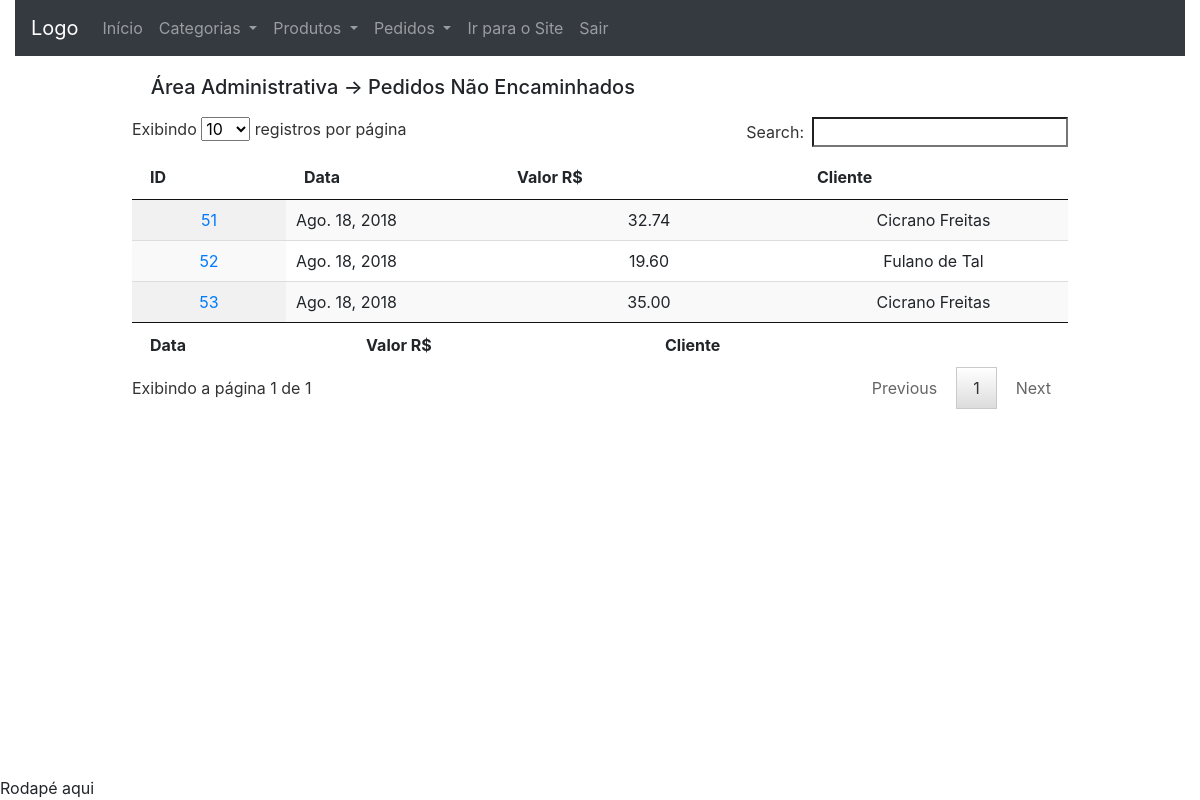
Before: /area_administrativa/nao_encaminhados (signed in) with the older database file.
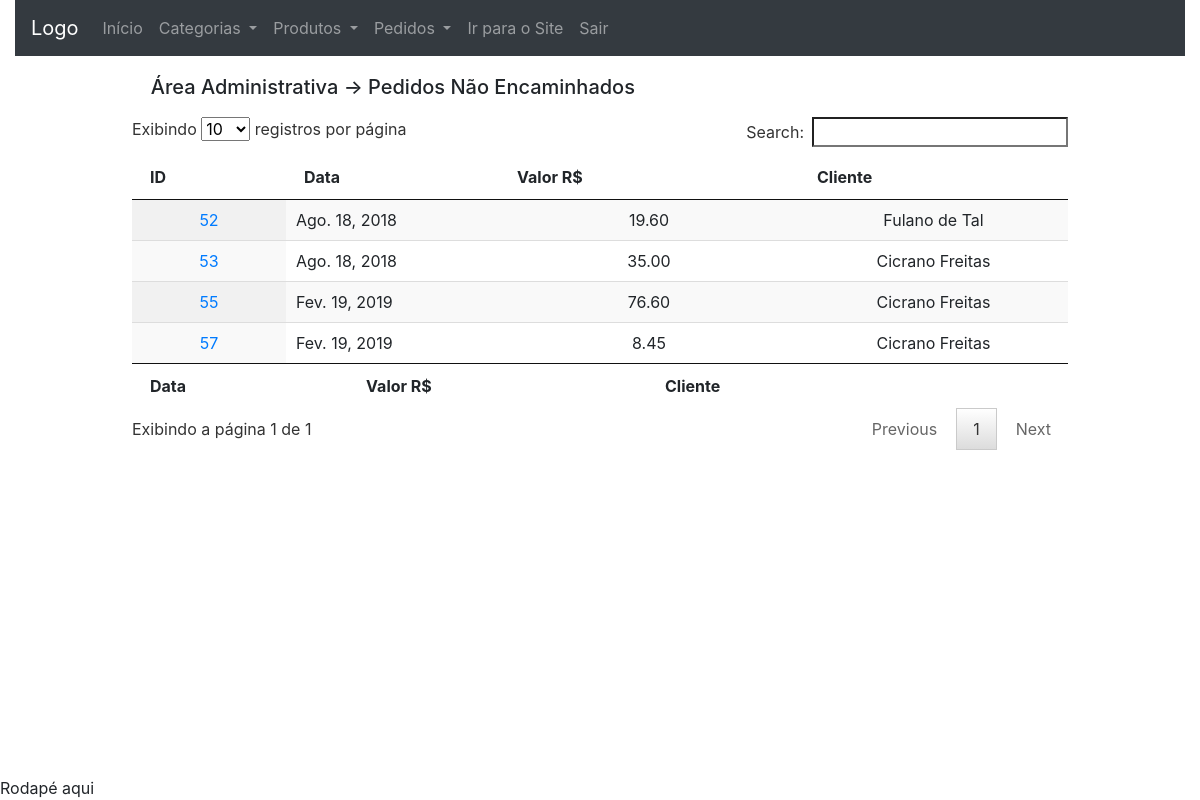
After: the same page with the newer database file.
### checkout/models.py (models this page shows, shortened)
class Order(models.Model):
	date = models.DateField(default=date.today, editable=False)
	value = models.DecimalField('Valor R$', max_digits=10,
		decimal_places=2, default=0)
	user = models.ForeignKey(User, on_delete=models.CASCADE,
		null=True, blank=True)
	delivery_address_is_the_same = models.BooleanField(
		verbose_name='Entregar no endereço cadastrado',
		default=True,
		blank=True)
	logradouro = models.CharField('Rua/Avenida', max_length=100,
		null=True, blank=True, default='')
	numero = models.CharField('Número', max_length=100,
		null=True, blank=True, default='')
	cep = models.CharField('CEP', max_length=10, null=True,
		blank=True, default='')
	complemento = models.CharField('Complamento', max_length=100,
		null=True, blank=True, default='')
	bairro = models.CharField('Bairro', max_length=100, null=True,
		blank=True, default='')
	cidade = models.CharField('Cidade', max_length=100, null=True,
		blank=True, default='')
	estado = models.CharField('Estado', max_length=100, null=True,
		blank=True, default='')
	transaction_id = models.CharField('ID da transação', max_length=100,
		null=True, blank=True)
	status_order = models.CharField('Status do Pedido', max_length=10,
		choices=STATUS_ORDER, default='A')
	status_pg = models.CharField('Status PagSeguro', max_length=10,
		choices=STATUS_PAGSEGURO, null=True, blank=True)
	sended = models.BooleanField(
		verbose_name='Enviado',
		default=False,
		blank=True)
	forwarded = models.BooleanField(
		verbose_name='Encaminhado',
		default=False,
		blank=True)
	money = models.DecimalField('Dinheiro R$', max_digits=10,
		decimal_places=2, default=0)
	class Meta:
		verbose_name = 'Pedido'
		verbose_name_plural = 'Pedidos'
		ordering = ['date']
	objects = models.Manager() # The default manager.
	orderManager = OrderManager()

### accounts/models.py (models this page shows, shortened)
class User(AbstractBaseUser, PermissionsMixin):
	UF_CHOICES = (
    ('AC','Acre'), ('AL','Alagoas'), ('AP','Amapá'),
    ('AM','Amazonas'), ('BA','Bahia'), ('CE','Ceará'),
    ('DF','Distrito Federal'), ('ES','Espírito Santo'),
    ('GO','Goiás'), ('MA','Maranhão'), ('MT','Mato Grosso'),
    ('MS','Mato Grosso do Sul'), ('MG','Minas Gerais'),
    ('PA','Pará'), ('PB','Paraíba'), ('PR','Paraná'),
    ('PE','Pernambuco'), ('PI','Piauí'),
    ('RJ','Rio de Janeiro'), ('RN','Rio Grande do Norte'),
    ('RS','Rio Grande do Sul'), ('RO','Rondônia'),
    ('RR','Roraima'), ('SC','Santa Catarina'),
    ('SP','São Paulo'), ('SE','Sergipe'),
	('TO','Tacantins'), )
	username = models.CharField(
		'Login', max_length=30, unique=True, validators=[
			validators.RegexValidator(
				re.compile('^[\w.@+-]+$'),
				'Informe um nome de usuário válido. '
				'Este valor deve conter apenas letras, números '
				'e os caracteres: @/./+/-/_ .'
				, 'invalid'
			)
		], help_text='Um nome curto que será usado para identificá-lo de forma única na plataforma'
	)
	name = models.CharField('Nome', max_length=100, blank=True)
	email = models.EmailField('E-mail', unique=True)
	telefone = models.CharField('Telefone', max_length=20, null=True,
		blank=True)
	cpf = models.CharField('CPF', max_length=11, null=True, blank=True)
	logradouro = models.CharField('Rua/Avenida', max_length=100,
		null=True, blank=True)
	numero = models.CharField('Número', max_length=100,
		null=True, blank=True)
	cep = models.CharField('CEP', max_length=10, null=True, blank=True)
	complemento = models.TextField('Complamento', max_length=100,
		null=True, blank=True)
	bairro = models.CharField('Bairro', max_length=100, null=True, blank=True)
	cidade = models.CharField('Cidade', max_length=100, null=True, blank=True)
	estado = models.CharField('Estado', max_length=100, null=True, blank=True,
		choices=UF_CHOICES)
	is_staff = models.BooleanField('Equipe', default=False)
	is_active = models.BooleanField('Ativo', default=True)
	date_joined = models.DateTimeField('Data de Entrada', auto_now_add=True)
	USERNAME_FIELD = 'username'
	REQUIRED_FIELDS = ['email']
	objects = UserManager()
	class Meta:
		verbose_name = 'Usuário'
		verbose_name_plural = 'Usuários'
	def __str__(self):
		return self.name or self.username

### dashboard_admin/views.py (the view)
# urls.py: path('nao_encaminhados', views.no_forwarded, name='no_forwarded'),
@login_required
def no_forwarded(request):
	orders = Order.objects.filter(forwarded=False)
	context = {
		'orders': orders
	}
	return render(request, 'dashboard_admin/no_forwarded.html',
		context)

### dashboard_admin/templates/dashboard_admin/no_forwarded.html (shortened to what this page needs)
{% extends 'dashboard_admin/base.html' %}
{% load widget_tweaks %}
{% block conteudo %}
<div class="panel panel-default table-two-column panel-large">
	{% block dashboard_title %}
	<div class="panel-heading" style="margin: 2%;">
		<h5>Área Administrativa -> Pedidos Não Encaminhados </h5>
	</div>
	{% endblock %}
	<div class="panel-body">
		<table id="table" class="display" cellspacing="0"
		        width="100%">
		    <thead>
		      <tr>
		        <th>ID</th>
		        <th>Data</th>
		        <th>Valor R$</th>
		        <th>Cliente</th>
		      </tr>
		    </thead>
		    <tfoot>
		      <tr>
		        <th>Data</th>
		        <th>Valor R$</th>
		        <th>Cliente</th>
		      </tr>
		    </tfoot>
		    <tbody>
				{% for order in orders %}
				<tr>
					<td style="text-align: center;">
						<a href="{% url 'dashboard_admin:order_datail' order.id %}"
						title="Detalhes">
					  	{{ order.id }}
						</a>
					</td>
					<td>
						{{ order.date }}
					</td>
					<td style="text-align: center;">
						{{ order.value }}
					</td>
					<td style="text-align: center;">
						{{ order.user }}
					</td>
				</tr>
				{% endfor %}
		    </tbody>
		</table>
	</div>
</div>
{% endblock %}

Changed rows visible on the page:
no longer on this page (row edited): Order: id "51", date "Ago. 18, 2018", value "32.74", user "Cicrano Freitas"
added Order: id "55", date "Fev. 19, 2019", value "76.60", user "Cicrano Freitas"
added Order: id "57", date "Fev. 19, 2019", value "8.45", user "Cicrano Freitas"
